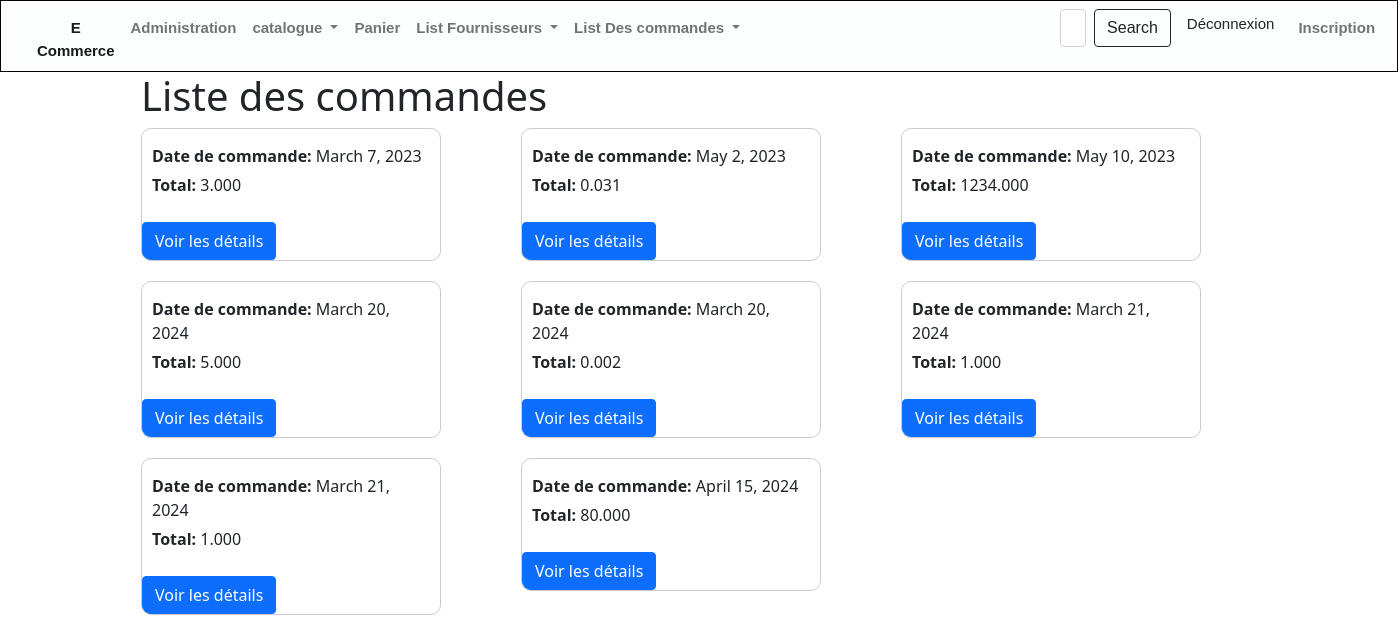
The page /magasin/commandes/ on the database its author committed.
### magasin/models.py (models this page shows, shortened)
class Commande(models.Model):
    dateCde = models.DateField(null=True, default=date.today)
    nom_client = models.CharField(max_length=100,default="")
    adresse_livraison = models.CharField(max_length=200,default="")
    totalCde = models.DecimalField(max_digits=10, decimal_places=3)
    produits = models.ManyToManyField(Produit, related_name='produits')

### magasin/views.py (the view)
# urls.py: path('commandes/', views.liste_commandes, name='commandes'),
def liste_commandes(request):
    commandes = Commande.objects.all()
    return render(request, 'magasin/liste_commandes.html', {'commandes': commandes})

### magasin/templates/magasin/liste_commandes.html
{% extends 'magasin/base.html' %}
{% block content %}
<div class="container">
    <h1>Liste des commandes</h1>
    <div id="commandes" class="row">
        {% for commande in commandes %}
        <div class="col-lg-4">
            <div class="command-card" id="{{ commande.id }}">
                <div class="command-details">
                    <p><strong>Date de commande:</strong> {{ commande.dateCde }}</p>
                    <p><strong>Total:</strong> {{ commande.totalCde }}</p>
                </div>
                <div class="action-buttons">
                    <a href="{% url 'detail_commande' commande.id %}" class="btn btn-primary">Voir les détails</a>
                </div>
            </div>
        </div>
        {% endfor %}
    </div>
</div>
{% endblock %}

### magasin/templates/magasin/base.html (shortened to what this page needs)
{% load static %}
<!DOCTYPE html>
<html>
<head>
<link href="https://cdn.jsdelivr.net/npm/bootstrap@5.0.2/dist/css/bootstrap.min.css" rel="stylesheet">
<link rel='stylesheet' type='text/css' media='screen' href="{% static 'css/base.css'%}">
  <link rel="stylesheet" href="https://cdnjs.cloudflare.com/ajax/libs/font-awesome/5.15.4/css/all.min.css">
  <link rel="stylesheet" href="https://cdnjs.cloudflare.com/ajax/libs/font-awesome/5.15.4/css/all.min.css" />
</head>
<body>
  <nav class="navbar navbar-expand-lg navbar-light" style="background-color: rgb(253, 255, 255) ;text-align: center ;color: black; font-weight: bold; font-family: 'Franklin Gothic Medium', 'Arial Narrow', Arial, sans-serif; border-style: solid;
  border-width: 1px;font-size: 15px;padding-bottom: 1px;">
            <div class="container-fluid">
              <div class="collapse navbar-collapse" id="navbarNavAltMarkup">
                <div class="navbar-nav">
                  <a class="nav-link active" aria-current="page" href="{% url 'Login' %}">E Commerce</a>
                  <a class="nav-link" href="{% url 'admin:index' %}">Administration</a>
                  <li class="nav-item dropdown">
                    <a class="nav-link dropdown-toggle" href="#" id="navbarDropdown" role="button" data-bs-toggle="dropdown" aria-expanded="false">
                      catalogue
                    </a>
                    </li>
                  <li class="nav-item ">
                    <a class="nav-link" href="{% url 'contenu_panier' %}">Panier</a>
                    </li>
             <li class="nav-item dropdown">
					<a class="nav-link dropdown-toggle" href="#" id="navbarDropdown" role="button" data-bs-toggle="dropdown" aria-expanded="false">
						List Fournisseurs
					</a>
				  </li>
          <li class="nav-item dropdown">
            <a class="nav-link dropdown-toggle" href="#" id="navbarDropdown" role="button" data-bs-toggle="dropdown" aria-expanded="false">
              List Des commandes
            </a>
            </li>
          <ul>
            <form class="d-flex" method="GET" action="{% url 'search' %}"style="margin-left: 280px;">
              <input type="text" name="q" class="form-control me-2"     placeholder="Search" aria-label="Search">
              <button class="btn btn-outline-dark" type="submit">Search</button>
            </form>
          </ul>
                  <div> <ul class="navbar-nav " style="margin-right: 5px;" >
                    {% if user.is_authenticated %}
                    <li class="nav-item dropdown" >
                      <a class="nav-link dropdown-toggle"  href="#" id="navbarDropdown" role="button" data-bs-toggle="dropdown" aria-expanded="false">
                        {{user}}
                      </a>
                      <ul class="dropdown-menu" aria-labelledby="navbarDropdown" >
                       <li><a class="dropdown-item"    href="{% url 'logout' %}">Déconnexion</a></li></ul>
                      </li>
                      {% else %}
                    <li class="nav-item active">
                      <form action="{% url 'logout' %}" method="post" style="display: inline;">
                        <button type="submit" class="dropdown-item">Déconnexion</button>
                      </form>
                                          </li>
                    <li class="nav-item active">
                    <a class="nav-link"  href="{% url 'register' %}">Inscription</a>
                    </li>
                    {% endif %}
                    </ul>
                  </div>
                </div>
              </div>
            </div>
          </nav>
{% block content %} {% endblock %}
</body>
</html>

### magasin/static/css/base.css (style rules this page uses)
#commandes .command-card { width: 300px; margin-bottom: 20px; border: 1px solid #ccc; border-radius: 10px; overflow: hidden; transition: transform 0.3s ease; }
#commandes .command-details { padding: 10px; }
#commandes .command-details p { margin: 5px 0; }
#commandes .action-buttons { margin-top: 10px; }
#commandes .action-buttons a { margin-right: 5px; }

### rows shown on the page
Commande: dateCde "March 7, 2023", totalCde "3.000"
Commande: dateCde "May 2, 2023", totalCde "0.031"
Commande: dateCde "May 10, 2023", totalCde "1234.000"
Commande: dateCde "March 20, 2024", totalCde "5.000"
Commande: dateCde "March 20, 2024", totalCde "0.002"
Commande: dateCde "March 21, 2024", totalCde "1.000"
Commande: dateCde "March 21, 2024", totalCde "1.000"
Commande: dateCde "April 15, 2024", totalCde "80.000"
